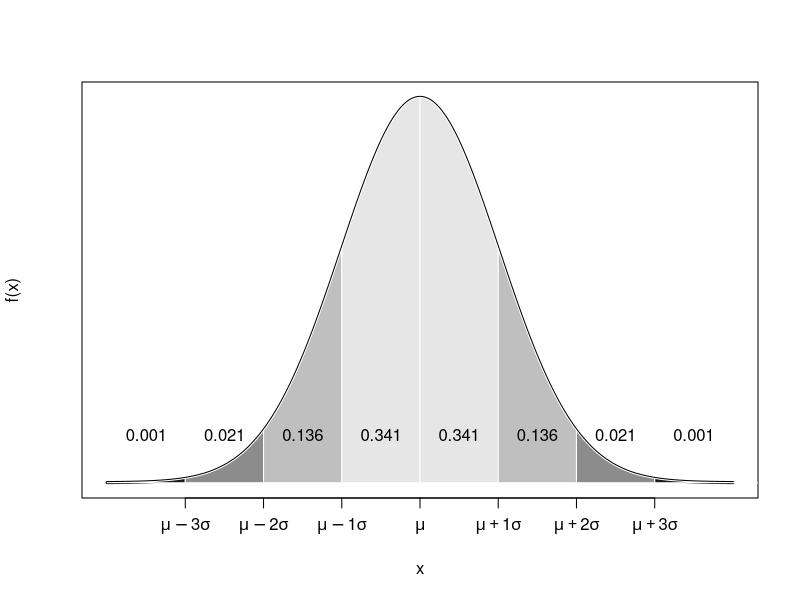

Write the R code that produced this figure.
#dnorm(x, mean, sd)
#pnorm(x, mean, sd)
#qnorm(Fx, mean, sd)
#rnorm(numSims, mean, sd)

# Considering a normal random variable X with mean 2 and variance 0.3. 
#we can find P(X < 1.7)
pnorm(1.7, 2, sqrt(0.3))

############### PLOTTING ###############
mu <- 0
sigma <- 1
x <- seq(-4, 4, 0.001)
cols <- c(gray.colors(4, start = 0.1, end = 0.9, gamma = 2.2, alpha = NULL),
          gray.colors(4, start = 0.9, end = 0.1, gamma = 2.2, alpha = NULL))
colText <- c("black")
#Create plot
plot(x, dnorm(x, mu, sigma), type="l", lwd=3, ylab="f(x)", yaxt="n", xaxt="n")
#Add axis labels
axis(side=1, at=-3:3, labels=c(
  expression(mu ~-3*sigma), expression(mu ~-2 *sigma), expression(mu~-1 *sigma),
  expression(mu),
  expression(mu ~+1*sigma), expression(mu ~+2 *sigma), expression(mu ~+3 *sigma)))
#Compute probabilities
Fx <- pnorm(-4:4, mu, sigma)
#For 4 standard deviations either side of the mean
for(i in -4:4){
  j <- i+1
  k <- 5
  ijvals <- seq(i, j, 0.001)
  #Shade areas
  polygon(x = c(i,ijvals , j),
          y = c(0, dnorm(ijvals, 0, 1), 0),
          col=cols[i+k], border="white")
  #Add probability of each area as text
  text((i+0.5), 0.05, labels=round(diff(Fx)[i+k],digits=3), col=colText[i+k])
}
